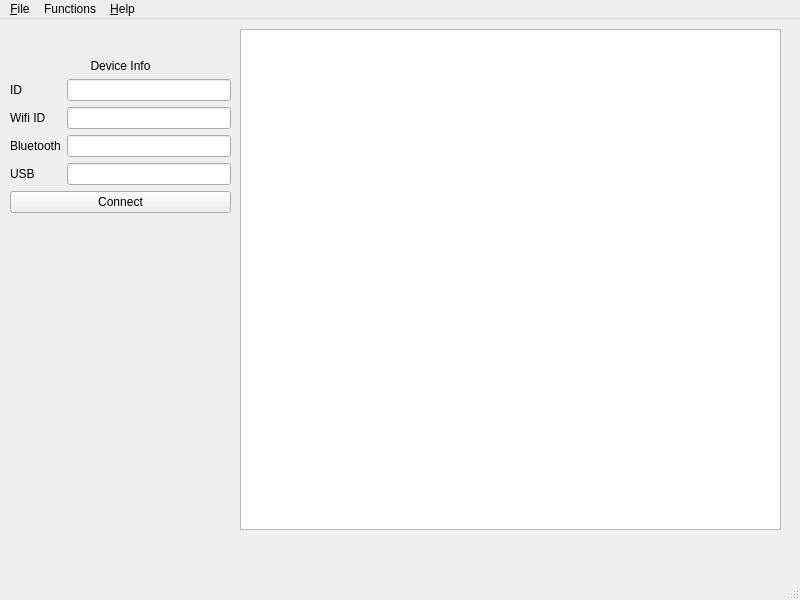
<?xml version="1.0" encoding="UTF-8"?>
<ui version="4.0">
 <class>MainWindow</class>
 <widget class="QMainWindow" name="MainWindow">
  <property name="geometry">
   <rect>
    <x>0</x>
    <y>0</y>
    <width>800</width>
    <height>600</height>
   </rect>
  </property>
  <property name="windowTitle">
   <string>DPT APP</string>
  </property>
  <widget class="QWidget" name="centralwidget">
   <widget class="QTreeView" name="treeView">
    <property name="geometry">
     <rect>
      <x>240</x>
      <y>10</y>
      <width>541</width>
      <height>501</height>
     </rect>
    </property>
   </widget>
   <widget class="QWidget" name="">
    <property name="geometry">
     <rect>
      <x>10</x>
      <y>40</y>
      <width>221</width>
      <height>182</height>
     </rect>
    </property>
    <layout class="QVBoxLayout" name="verticalLayout">
     <item>
      <widget class="QLabel" name="label">
       <property name="text">
        <string>Device Info</string>
       </property>
       <property name="alignment">
        <set>Qt::AlignCenter</set>
       </property>
      </widget>
     </item>
     <item>
      <layout class="QFormLayout" name="formLayout">
       <item row="0" column="0">
        <widget class="QLabel" name="label_2">
         <property name="text">
          <string>ID</string>
         </property>
        </widget>
       </item>
       <item row="0" column="1">
        <widget class="QLineEdit" name="lineEdit"/>
       </item>
       <item row="1" column="0">
        <widget class="QLabel" name="label_3">
         <property name="text">
          <string>Wifi ID</string>
         </property>
        </widget>
       </item>
       <item row="1" column="1">
        <widget class="QLineEdit" name="lineEdit_2"/>
       </item>
       <item row="2" column="0">
        <widget class="QLabel" name="label_4">
         <property name="text">
          <string>Bluetooth</string>
         </property>
        </widget>
       </item>
       <item row="2" column="1">
        <widget class="QLineEdit" name="lineEdit_3"/>
       </item>
       <item row="3" column="0">
        <widget class="QLabel" name="label_5">
         <property name="text">
          <string>USB</string>
         </property>
        </widget>
       </item>
       <item row="3" column="1">
        <widget class="QLineEdit" name="lineEdit_4"/>
       </item>
      </layout>
     </item>
     <item>
      <widget class="QPushButton" name="pushButton">
       <property name="text">
        <string>Connect</string>
       </property>
      </widget>
     </item>
     <item>
      <spacer name="verticalSpacer">
       <property name="orientation">
        <enum>Qt::Vertical</enum>
       </property>
       <property name="sizeHint" stdset="0">
        <size>
         <width>20</width>
         <height>40</height>
        </size>
       </property>
      </spacer>
     </item>
    </layout>
   </widget>
  </widget>
  <widget class="QMenuBar" name="menubar">
   <property name="geometry">
    <rect>
     <x>0</x>
     <y>0</y>
     <width>800</width>
     <height>22</height>
    </rect>
   </property>
   <widget class="QMenu" name="menu_File">
    <property name="title">
     <string>&amp;File</string>
    </property>
   </widget>
   <widget class="QMenu" name="menuFunctions">
    <property name="title">
     <string>Functions</string>
    </property>
    <addaction name="actionZotero"/>
   </widget>
   <widget class="QMenu" name="menu_Help">
    <property name="title">
     <string>&amp;Help</string>
    </property>
   </widget>
   <addaction name="menu_File"/>
   <addaction name="menuFunctions"/>
   <addaction name="menu_Help"/>
  </widget>
  <widget class="QStatusBar" name="statusbar"/>
  <action name="actionZotero">
   <property name="text">
    <string>Zotero</string>
   </property>
  </action>
 </widget>
 <resources/>
 <connections/>
</ui>
